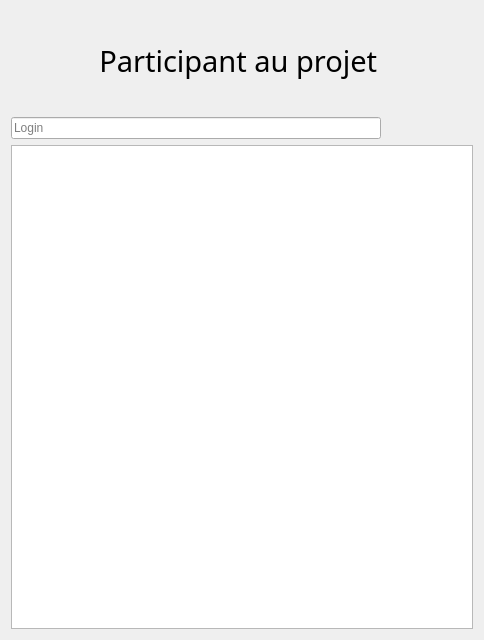
<?xml version="1.0" encoding="UTF-8"?>
<ui version="4.0">
 <class>addPeopleDialog</class>
 <widget class="QDialog" name="addPeopleDialog">
  <property name="geometry">
   <rect>
    <x>0</x>
    <y>0</y>
    <width>480</width>
    <height>640</height>
   </rect>
  </property>
  <property name="windowTitle">
   <string>Dialog</string>
  </property>
  <layout class="QVBoxLayout" name="verticalLayout">
   <item>
    <widget class="QLabel" name="label">
     <property name="minimumSize">
      <size>
       <width>0</width>
       <height>100</height>
      </size>
     </property>
     <property name="font">
      <font>
       <family>SketchFlow Print</family>
       <pointsize>22</pointsize>
      </font>
     </property>
     <property name="text">
      <string>Participant au projet </string>
     </property>
     <property name="alignment">
      <set>Qt::AlignCenter</set>
     </property>
    </widget>
   </item>
   <item>
    <layout class="QHBoxLayout" name="modCenter">
     <item>
      <widget class="QLineEdit" name="lineEdit">
       <property name="minimumSize">
        <size>
         <width>370</width>
         <height>0</height>
        </size>
       </property>
       <property name="placeholderText">
        <string>Login</string>
       </property>
      </widget>
     </item>
     <item>
      <spacer name="horizontalSpacer_2">
       <property name="orientation">
        <enum>Qt::Horizontal</enum>
       </property>
       <property name="sizeHint" stdset="0">
        <size>
         <width>40</width>
         <height>20</height>
        </size>
       </property>
      </spacer>
     </item>
     <item>
      <widget class="QPushButton" name="add">
       <property name="text">
        <string/>
       </property>
       <property name="icon">
        <iconset resource="Images.qrc">
         <normaloff>:/new/MenuInterface/Ressouces/plus-512.png</normaloff>:/new/MenuInterface/Ressouces/plus-512.png</iconset>
       </property>
       <property name="iconSize">
        <size>
         <width>25</width>
         <height>25</height>
        </size>
       </property>
       <property name="autoDefault">
        <bool>false</bool>
       </property>
       <property name="flat">
        <bool>true</bool>
       </property>
      </widget>
     </item>
     <item>
      <widget class="QPushButton" name="dell">
       <property name="text">
        <string/>
       </property>
       <property name="icon">
        <iconset resource="Images.qrc">
         <normaloff>:/new/MenuInterface/Ressouces/dnd-512.png</normaloff>:/new/MenuInterface/Ressouces/dnd-512.png</iconset>
       </property>
       <property name="iconSize">
        <size>
         <width>25</width>
         <height>25</height>
        </size>
       </property>
       <property name="autoDefault">
        <bool>false</bool>
       </property>
       <property name="flat">
        <bool>true</bool>
       </property>
      </widget>
     </item>
    </layout>
   </item>
   <item>
    <widget class="QTableWidget" name="tableWidget"/>
   </item>
  </layout>
 </widget>
 <resources>
  <include location="Images.qrc"/>
 </resources>
 <connections/>
</ui>
